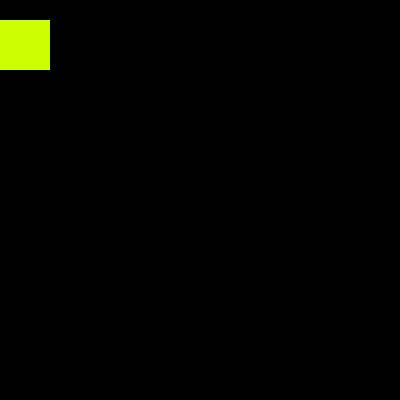
Frame 1 (no input)
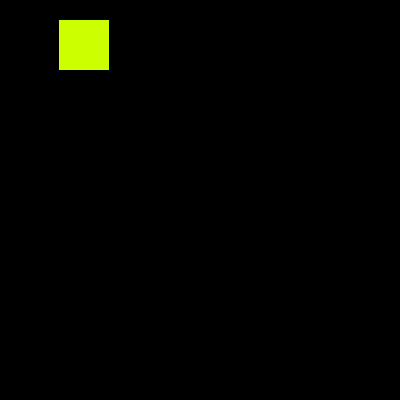
Frame 60 (the mouse pressed at the canvas centre just before this capture)
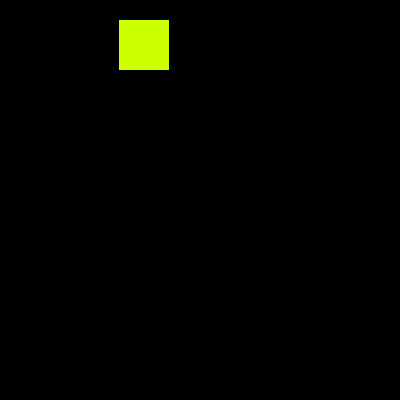
Frame 120 (the mouse held since frame 60 and released just before this capture)

The Processing sketch that drew these frames (run headless with seeded random() and noise(); from frame 60 on, the mouse is pressed at the canvas centre):

// Processing sketch: Excercise_2
// ── Excercise_2.pde
int x = 0;
void setup() {
  size(400, 400);
  noStroke();
}
void draw () {
  background(0);
  fill(204, 255, 0);
  rect(x, 20, 50, 50);
  x++;
  if(x==399) {
    x = 0;
  }
}
